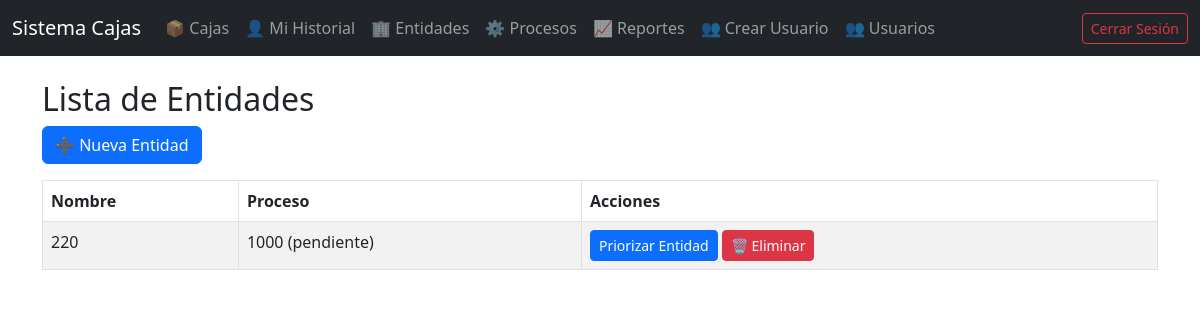
Page /entidades/entidades/ (signed in) on the committed database.
### entidades/models.py (models this page shows, shortened)
class Entidad(models.Model):
    nombre = models.CharField(max_length=100)
    proceso = models.ForeignKey(Proceso, on_delete=models.CASCADE)
    activa = models.BooleanField(default=False)

class Proceso(models.Model):
    nombre = models.CharField(max_length=100)
    estado = models.CharField(max_length=20, choices=[
        ("pendiente", "Pendiente"),
        ("en_curso", "En Curso"),
        ("finalizado", "Finalizado")
    ])

### entidades/views.py (the view)
# urls.py: path('entidades/', views.lista_entidades, name='lista_entidades'),
@login_required
def lista_entidades(request):
    entidades = Entidad.objects.all()
    return render(request, 'entidades/lista_entidades.html', {'entidades': entidades})

### templates/entidades/lista_entidades.html (shortened to what this page needs)
{% extends 'base.html' %}
{% block content %}
<h2>Lista de Entidades</h2>
<a href="{% url 'crear_entidad' %}" class="btn btn-primary mb-3">➕ Nueva Entidad</a>
<table class="table table-bordered table-striped">
  <thead>
    <tr>
      <th>Nombre</th>
      <th>Proceso</th>
      <th>Acciones</th>
    </tr>
  </thead>
  <tbody>
    {% for entidad in entidades %}
    <tr>
      <td>{{ entidad.nombre }}</td>
      <td>{{ entidad.proceso.nombre }} ({{ entidad.proceso.estado }})</td>
      <td>
        {% if request.user.is_staff %}
        <a class="btn btn-primary btn-sm" href="{% url 'priorizar_entidad' entidad.id %}">Priorizar Entidad</a>
        {% endif %}
        <a class="btn btn-danger btn-sm" href="{% url 'eliminar_entidad' entidad.id %}">🗑️ Eliminar</a>
      </td>
    </tr>
    {% endfor %}
  </tbody>
</table>
{% endblock %}

### rows in the picture
Entidad: nombre "220", proceso.nombre "1000", proceso.estado "pendiente"
